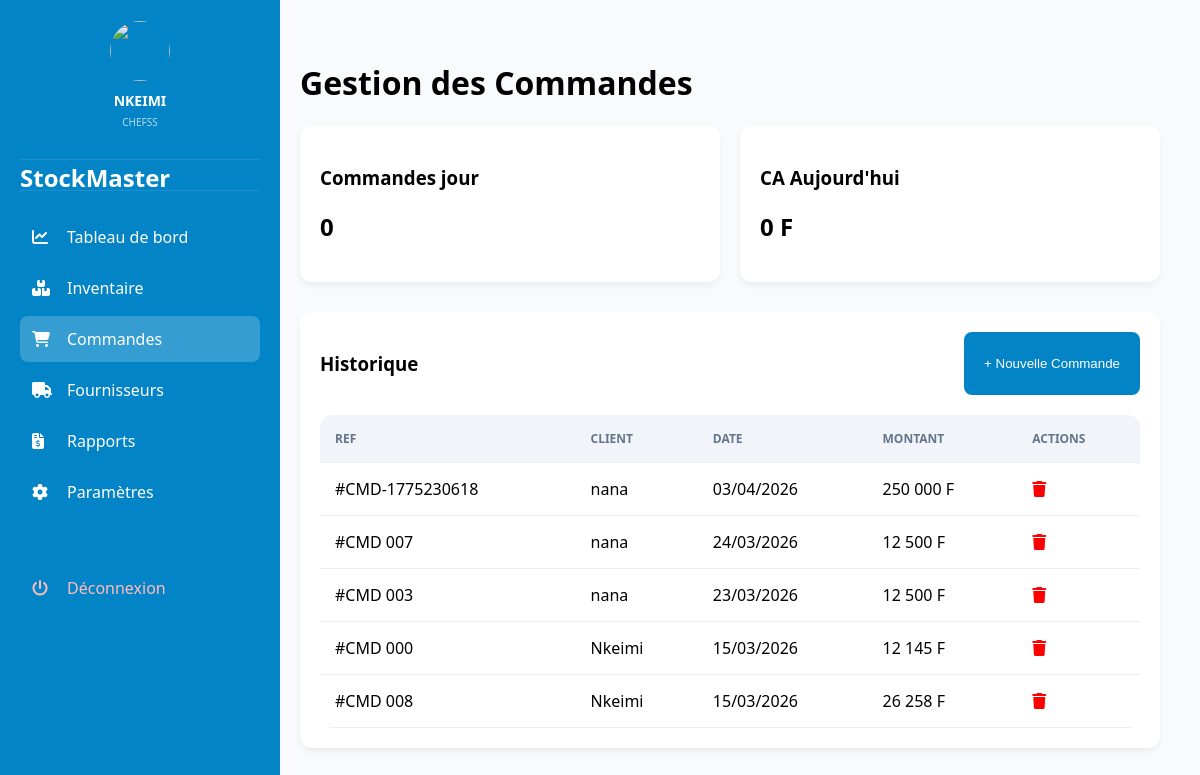
The page /commandes.php (signed in) on the database its author committed.
### tables this page shows
CREATE TABLE `orders` (
  `id` int(11) NOT NULL,
  `order_number` varchar(20) NOT NULL,
  `customer_name` varchar(100) NOT NULL,
  `order_date` datetime DEFAULT current_timestamp(),
  `total_amount` decimal(10,2) NOT NULL,
  `status` enum('pending','completed','cancelled') DEFAULT 'pending'
);

### commandes.php (the view, shortened to what this page needs)
<?php
$host = 'localhost'; $dbname = 'stockmaster'; $username = 'root'; $password = '';
try {
    $pdo = new PDO("mysql:host=$host;dbname=$dbname;charset=utf8", $username, $password);
    $pdo->setAttribute(PDO::ATTR_ERRMODE, PDO::ERRMODE_EXCEPTION);
    $user_role = $_SESSION['role'] ?? 'stagiere';
    $stmt = $pdo->query("SELECT * FROM orders ORDER BY order_date DESC");
    $orders = $stmt->fetchAll(PDO::FETCH_ASSOC);
} catch (PDOException $e) {
    die("Erreur : " . $e->getMessage());
}
$totalAmountToday = 0;
$totalOrdersToday = 0;
?>
<!DOCTYPE html>
<html lang="fr">
<head>
    <link rel="stylesheet" href="https://cdnjs.cloudflare.com/ajax/libs/font-awesome/6.4.0/css/all.min.css">
</head>
<body>
<div class="sidebar">
     <div class="sidebar-user">
        <div class="sidebar-user" style="padding: 20px; text-align: center; border-bottom: 1px solid rgba(255,255,255,0.1); margin-bottom: 20px;">
            <?php if(!empty($_SESSION['profil_image'])): ?>
                <img src="uploads/profils/<?php echo $_SESSION['profil_image']; ?>" style="width: 60px; height: 60px; border-radius: 50%; margin-bottom: 10px; object-fit: cover;">
            <?php else: ?>
                <i class="fas fa-user-circle" style="font-size: 50px; margin-bottom: 10px;"></i>
            <?php endif; ?>
            <h3 style="font-size: 14px; margin: 0;"><?php echo $_SESSION['Nom_user'] ?? ''; ?></h3>
            <p style="font-size: 10px; opacity: 0.7; text-transform: uppercase; margin-top:5px;"><?php echo $user_role; ?></p>
        </div>
    </div>
    <h2>StockMaster</h2>
    <a href="dashboard.php"><i class="fas fa-chart-line"></i> Tableau de bord</a>
    <a href="inventaire.php"><i class="fas fa-boxes"></i> Inventaire</a>
    <a href="commandes.php" class="active"><i class="fas fa-shopping-cart"></i> Commandes</a>
    <a href="fournisseurs.php"><i class="fas fa-truck"></i> Fournisseurs</a>
    <?php if($user_role === 'chefss'): ?>
        <a href="rapports.php"><i class="fas fa-file-invoice-dollar"></i> Rapports</a>
        <a href="parametres.php"><i class="fas fa-cog"></i> Paramètres</a>
    <?php endif; ?>
    <a href="logout.php" style="margin-top: 50px; color: #ffbcbc;"><i class="fas fa-power-off"></i> Déconnexion</a>
</div>
<div class="main-content">
    <h1>Gestion des Commandes</h1>
    <div class="stats-grid">
        <div class="card"><h3>Commandes jour</h3><h2><?= $totalOrdersToday ?></h2></div>
        <div class="card"><h3>CA Aujourd'hui</h3><h2><?= number_format($totalAmountToday, 0, ',', ' ') ?> F</h2></div>
    </div>
    <div class="card">
        <div style="display:flex; justify-content: space-between; margin-bottom: 20px;">
            <h3>Historique</h3>
            <?php if($user_role !== 'stagiere'): ?>
                <button class="btn-add" onclick="openModal()">+ Nouvelle Commande</button>
            <?php endif; ?>
        </div>
        <table>
            <thead>
                <tr><th>REF</th><th>CLIENT</th><th>DATE</th><th>MONTANT</th><th>ACTIONS</th></tr>
            </thead>
            <tbody>
                <?php foreach ($orders as $row): ?>
                <tr>
                    <td>#<?= $row['order_number'] ?></td>
                    <td><?= $row['customer_name'] ?></td>
                    <td><?= date('d/m/Y', strtotime($row['order_date'])) ?></td>
                    <td><?= number_format($row['total_amount'], 0, ',', ' ') ?> F</td>
                    <td>
                        <?php if($user_role === 'chefss'): ?>
                            <a href="supprimer_commande.php?id=<?= $row['id'] ?>" style="color:red"><i class="fas fa-trash"></i></a>
                        <?php endif; ?>
                    </td>
                </tr>
                <?php endforeach; ?>
            </tbody>
        </table>
    </div>
</div>
</body>
</html>

### commandes.php (style rules this page uses)
:root { --primary: #0284c7; --success: #10b981; --warning: #f59e0b; --danger: #ef4444; --bg-body: #f8fafc; }
body { margin: 0; font-family: 'Segoe UI', sans-serif; background: var(--bg-body); display: flex; }
.sidebar { width: 240px; background: var(--primary); color: white; min-height: 100vh; position: fixed; padding-top: 1px; padding-left:20px; padding-right: 20px; }
.sidebar-user { text-align: center; border-bottom: 1px solid rgba(255,255,255,0.1); padding-bottom: 10px; }
.sidebar h2 { font-size: 1.5rem; margin-bottom: 20px; margin-top: -30px; }
.sidebar a { display: flex; align-items: center; color: white; text-decoration: none; padding: 12px; border-radius: 8px; transition: 0.3s; margin-bottom: 5px; }
.sidebar a:hover, .sidebar a.active { background: rgba(255,255,255,0.2); }
.sidebar a i { width: 25px; margin-right: 10px; }
.main-content { flex: 1; margin-left: 260px; padding: 40px; }
.stats-grid { display: grid; grid-template-columns: 1fr 1fr; gap: 20px; margin-bottom: 30px; }
.card { background: white; padding: 20px; border-radius: 12px; box-shadow: 0 4px 6px rgba(0,0,0,0.05); }
table { width: 100%; border-collapse: collapse; background: white; border-radius: 12px; overflow: hidden; }
th, td { padding: 15px; text-align: left; border-bottom: 1px solid #eee; }
th { background: #f1f5f9; color: #64748b; font-size: 12px; }
.btn-add { background: var(--primary); color: white; border: none; padding: 10px 20px; border-radius: 8px; cursor: pointer; }

### rows shown on the page
orders: order_number "CMD-1775230618", customer_name "nana", order_date "03/04/2026", total_amount "250 000"
orders: order_number "CMD 007", customer_name "nana", order_date "24/03/2026", total_amount "12 500"
orders: order_number "CMD 003", customer_name "nana", order_date "23/03/2026", total_amount "12 500"
orders: order_number "CMD 000", customer_name "Nkeimi", order_date "15/03/2026", total_amount "12 145"
orders: order_number "CMD 008", customer_name "Nkeimi", order_date "15/03/2026", total_amount "26 258"

### other values the page prints
$_SESSION['Nom_user'] "NKEIMI"
$user_role "CHEFSS"
$totalOrdersToday "0"
$totalAmountToday "0"
